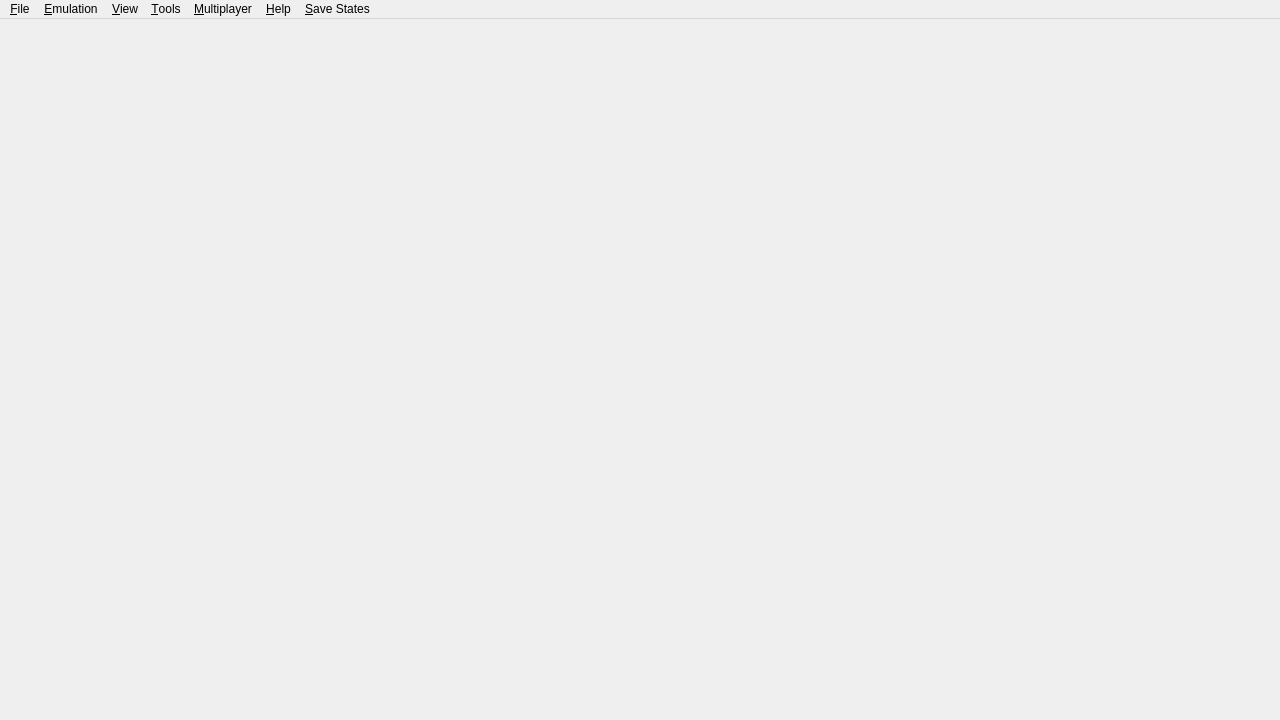
<?xml version="1.0" encoding="UTF-8"?>
<ui version="4.0">
 <class>MainWindow</class>
 <widget class="QMainWindow" name="MainWindow">
  <property name="geometry">
   <rect>
    <x>0</x>
    <y>0</y>
    <width>1280</width>
    <height>720</height>
   </rect>
  </property>
  <property name="windowTitle">
   <string>citron</string>
  </property>
  <property name="windowIcon">
   <iconset resource="citron.qrc">
    <normaloff>:/img/citron.ico</normaloff>:/img/citron.ico</iconset>
  </property>
  <property name="tabShape">
   <enum>QTabWidget::Rounded</enum>
  </property>
  <property name="dockNestingEnabled">
   <bool>true</bool>
  </property>
  <widget class="QWidget" name="centralwidget">
   <layout class="QHBoxLayout" name="horizontalLayout">
    <property name="leftMargin">
     <number>0</number>
    </property>
    <property name="topMargin">
     <number>0</number>
    </property>
    <property name="rightMargin">
     <number>0</number>
    </property>
    <property name="bottomMargin">
     <number>0</number>
    </property>
   </layout>
  </widget>
  <widget class="QMenuBar" name="menubar">
   <property name="geometry">
    <rect>
     <x>0</x>
     <y>0</y>
     <width>1280</width>
     <height>22</height>
    </rect>
   </property>
   <widget class="QMenu" name="menu_File">
    <property name="title">
     <string>&amp;File</string>
    </property>
    <widget class="QMenu" name="menu_recent_files">
     <property name="title">
      <string>&amp;Recent Files</string>
     </property>
    </widget>
    <addaction name="action_Install_File_NAND"/>
    <addaction name="separator"/>
    <addaction name="action_Load_File"/>
    <addaction name="action_Load_Folder"/>
    <addaction name="separator"/>
    <addaction name="menu_recent_files"/>
    <addaction name="separator"/>
    <addaction name="action_Load_Amiibo"/>
    <addaction name="separator"/>
    <addaction name="action_Open_citron_Folder"/>
    <addaction name="separator"/>
    <addaction name="action_Exit"/>
   </widget>
   <widget class="QMenu" name="menu_Emulation">
    <property name="title">
     <string>&amp;Emulation</string>
    </property>
    <addaction name="action_Pause"/>
    <addaction name="action_Stop"/>
    <addaction name="action_Restart"/>
    <addaction name="separator"/>
    <addaction name="action_Configure"/>
    <addaction name="action_Configure_Current_Game"/>
   </widget>
   <widget class="QMenu" name="menu_View">
    <property name="title">
     <string>&amp;View</string>
    </property>
    <widget class="QMenu" name="menu_Reset_Window_Size">
     <property name="title">
      <string>&amp;Reset Window Size</string>
     </property>
    </widget>
    <widget class="QMenu" name="menu_View_Debugging">
     <property name="title">
      <string>&amp;Debugging</string>
     </property>
    </widget>
    <action name="action_Reset_Window_Size_720">
     <property name="text">
      <string>Reset Window Size to &amp;720p</string>
     </property>
     <property name="iconText">
      <string>Reset Window Size to 720p</string>
     </property>
    </action>
    <action name="action_Reset_Window_Size_900">
     <property name="text">
      <string>Reset Window Size to &amp;900p</string>
     </property>
     <property name="iconText">
      <string>Reset Window Size to 900p</string>
     </property>
    </action>
    <action name="action_Reset_Window_Size_1080">
     <property name="text">
      <string>Reset Window Size to &amp;1080p</string>
     </property>
     <property name="iconText">
      <string>Reset Window Size to 1080p</string>
     </property>
    </action>
    <addaction name="action_Fullscreen"/>
    <addaction name="action_Single_Window_Mode"/>
    <addaction name="action_Display_Dock_Widget_Headers"/>
    <addaction name="action_Show_Filter_Bar"/>
    <addaction name="action_Show_Status_Bar"/>
    <addaction name="separator"/>
    <addaction name="menu_Reset_Window_Size"/>
    <addaction name="menu_View_Debugging"/>
   </widget>
   <widget class="QMenu" name="menu_Multiplayer">
    <property name="enabled">
     <bool>true</bool>
    </property>
    <property name="title">
     <string>&amp;Multiplayer</string>
    </property>
    <addaction name="action_View_Lobby"/>
    <addaction name="action_Start_Room"/>
    <addaction name="action_Connect_To_Room"/>
    <addaction name="separator"/>
    <addaction name="action_Show_Room"/>
    <addaction name="action_Leave_Room"/>
   </widget>
   <widget class="QMenu" name="menu_Tools">
    <property name="title">
     <string>&amp;Tools</string>
    </property>
    <widget class="QMenu" name="menu_cabinet_applet">
     <property name="title">
      <string>&amp;Amiibo</string>
     </property>
     <addaction name="action_Load_Cabinet_Nickname_Owner"/>
     <addaction name="action_Load_Cabinet_Eraser"/>
     <addaction name="action_Load_Cabinet_Restorer"/>
     <addaction name="action_Load_Cabinet_Formatter"/>
    </widget>
    <widget class="QMenu" name="menuTAS">
     <property name="title">
      <string>&amp;TAS</string>
     </property>
     <addaction name="action_TAS_Start"/>
     <addaction name="action_TAS_Record"/>
     <addaction name="action_TAS_Reset"/>
     <addaction name="separator"/>
     <addaction name="action_Configure_Tas"/>
    </widget>
    <addaction name="action_Install_Keys"/>
    <addaction name="action_Install_Firmware"/>
    <addaction name="action_Verify_installed_contents"/>
    <addaction name="separator"/>
    <addaction name="menu_cabinet_applet"/>
    <addaction name="action_Load_Album"/>
    <addaction name="action_Load_Mii_Edit"/>
    <addaction name="action_Open_Controller_Menu"/>
    <addaction name="separator"/>
    <addaction name="action_Capture_Screenshot"/>
    <addaction name="menuTAS"/>
   </widget>
   <widget class="QMenu" name="menu_Help">
    <property name="title">
     <string>&amp;Help</string>
    </property>
    <addaction name="action_Report_Compatibility"/>
    <addaction name="action_Open_Mods_Page"/>
    <addaction name="action_Open_Quickstart_Guide"/>
    <addaction name="action_Open_FAQ"/>
    <addaction name="separator"/>
    <addaction name="action_About"/>
   </widget>
   <widget class="QMenu" name="menu_Save_States">
    <property name="title">
     <string>&amp;Save States</string>
    </property>
    <addaction name="actionSave"/>
    <addaction name="actionLoad"/>
   </widget>
   <addaction name="menu_File"/>
   <addaction name="menu_Emulation"/>
   <addaction name="menu_View"/>
   <addaction name="menu_Tools"/>
   <addaction name="menu_Multiplayer"/>
   <addaction name="menu_Help"/>
   <addaction name="menu_Save_States"/>
  </widget>
  <action name="action_Install_File_NAND">
   <property name="enabled">
    <bool>true</bool>
   </property>
   <property name="text">
    <string>&amp;Install Files to NAND...</string>
   </property>
  </action>
  <action name="action_Load_File">
   <property name="text">
    <string>L&amp;oad File...</string>
   </property>
  </action>
  <action name="action_Load_Folder">
   <property name="text">
    <string>Load &amp;Folder...</string>
   </property>
  </action>
  <action name="action_Exit">
   <property name="text">
    <string>E&amp;xit</string>
   </property>
  </action>
  <action name="action_Pause">
   <property name="enabled">
    <bool>false</bool>
   </property>
   <property name="text">
    <string>&amp;Pause</string>
   </property>
  </action>
  <action name="action_Stop">
   <property name="enabled">
    <bool>false</bool>
   </property>
   <property name="text">
    <string>&amp;Stop</string>
   </property>
  </action>
  <action name="action_Verify_installed_contents">
   <property name="text">
    <string>&amp;Verify Installed Contents</string>
   </property>
  </action>
  <action name="action_About">
   <property name="text">
    <string>&amp;About citron</string>
   </property>
  </action>
  <action name="action_Single_Window_Mode">
   <property name="checkable">
    <bool>true</bool>
   </property>
   <property name="text">
    <string>Single &amp;Window Mode</string>
   </property>
  </action>
  <action name="action_Configure">
   <property name="text">
    <string>Con&amp;figure...</string>
   </property>
   <property name="menuRole">
    <enum>QAction::PreferencesRole</enum>
   </property>
  </action>
  <action name="action_Display_Dock_Widget_Headers">
   <property name="checkable">
    <bool>true</bool>
   </property>
   <property name="text">
    <string>Display D&amp;ock Widget Headers</string>
   </property>
  </action>
  <action name="action_Show_Filter_Bar">
   <property name="checkable">
    <bool>true</bool>
   </property>
   <property name="text">
    <string>Show &amp;Filter Bar</string>
   </property>
  </action>
  <action name="action_Show_Status_Bar">
   <property name="checkable">
    <bool>true</bool>
   </property>
   <property name="text">
    <string>Show &amp;Status Bar</string>
   </property>
   <property name="iconText">
    <string>Show Status Bar</string>
   </property>
  </action>
  <action name="action_View_Lobby">
   <property name="enabled">
    <bool>true</bool>
   </property>
   <property name="text">
    <string>&amp;Browse Public Game Lobby</string>
   </property>
  </action>
  <action name="action_Start_Room">
   <property name="enabled">
    <bool>true</bool>
   </property>
   <property name="text">
    <string>&amp;Create Room</string>
   </property>
  </action>
  <action name="action_Leave_Room">
   <property name="enabled">
    <bool>false</bool>
   </property>
   <property name="text">
    <string>&amp;Leave Room</string>
   </property>
  </action>
  <action name="action_Connect_To_Room">
   <property name="text">
    <string>&amp;Direct Connect to Room</string>
   </property>
  </action>
  <action name="action_Show_Room">
   <property name="enabled">
    <bool>false</bool>
   </property>
   <property name="text">
    <string>&amp;Show Current Room</string>
   </property>
  </action>
  <action name="action_Fullscreen">
   <property name="checkable">
    <bool>true</bool>
   </property>
   <property name="text">
    <string>F&amp;ullscreen</string>
   </property>
  </action>
  <action name="action_Restart">
   <property name="enabled">
    <bool>false</bool>
   </property>
   <property name="text">
    <string>&amp;Restart</string>
   </property>
  </action>
  <action name="action_Load_Amiibo">
   <property name="enabled">
    <bool>false</bool>
   </property>
   <property name="text">
    <string>Load/Remove &amp;Amiibo...</string>
   </property>
  </action>
  <action name="action_Report_Compatibility">
   <property name="enabled">
    <bool>false</bool>
   </property>
   <property name="text">
    <string>&amp;Report Compatibility</string>
   </property>
   <property name="visible">
    <bool>false</bool>
   </property>
  </action>
  <action name="action_Open_Mods_Page">
   <property name="text">
    <string>Open &amp;Mods Page</string>
   </property>
  </action>
  <action name="action_Open_Quickstart_Guide">
   <property name="text">
    <string>Open &amp;Quickstart Guide</string>
   </property>
  </action>
  <action name="action_Open_FAQ">
   <property name="text">
    <string>&amp;FAQ</string>
   </property>
  </action>
  <action name="action_Open_citron_Folder">
   <property name="text">
    <string>Open &amp;citron Folder</string>
   </property>
  </action>
  <action name="action_Capture_Screenshot">
   <property name="enabled">
    <bool>false</bool>
   </property>
   <property name="text">
    <string>&amp;Capture Screenshot</string>
   </property>
  </action>
  <action name="action_Load_Album">
   <property name="text">
    <string>Open &amp;Album</string>
   </property>
  </action>
  <action name="action_Load_Cabinet_Nickname_Owner">
   <property name="text">
    <string>&amp;Set Nickname and Owner</string>
   </property>
  </action>
  <action name="action_Load_Cabinet_Eraser">
   <property name="text">
    <string>&amp;Delete Game Data</string>
   </property>
  </action>
  <action name="action_Load_Cabinet_Restorer">
   <property name="text">
    <string>&amp;Restore Amiibo</string>
   </property>
  </action>
  <action name="action_Load_Cabinet_Formatter">
   <property name="text">
    <string>&amp;Format Amiibo</string>
   </property>
  </action>
  <action name="action_Load_Mii_Edit">
   <property name="text">
    <string>Open &amp;Mii Editor</string>
   </property>
  </action>
  <action name="action_Configure_Tas">
   <property name="text">
    <string>&amp;Configure TAS...</string>
   </property>
   <property name="menuRole">
    <enum>QAction::NoRole</enum>
   </property>
  </action>
  <action name="action_Configure_Current_Game">
   <property name="enabled">
    <bool>false</bool>
   </property>
   <property name="text">
    <string>Configure C&amp;urrent Game...</string>
   </property>
   <property name="menuRole">
    <enum>QAction::NoRole</enum>
   </property>
  </action>
  <action name="action_TAS_Start">
   <property name="enabled">
    <bool>false</bool>
   </property>
   <property name="text">
    <string>&amp;Start</string>
   </property>
  </action>
  <action name="action_TAS_Reset">
   <property name="enabled">
    <bool>false</bool>
   </property>
   <property name="text">
    <string>&amp;Reset</string>
   </property>
  </action>
  <action name="action_TAS_Record">
   <property name="enabled">
    <bool>false</bool>
   </property>
   <property name="text">
    <string>R&amp;ecord</string>
   </property>
  </action>
  <action name="action_Open_Controller_Menu">
   <property name="text">
    <string>Open &amp;Controller Menu</string>
   </property>
  </action>
  <action name="action_Install_Firmware">
   <property name="text">
    <string>Install Firmware</string>
   </property>
  </action>
  <action name="action_Install_Keys">
   <property name="text">
    <string>Install Decryption Keys</string>
   </property>
  </action>
  <action name="actionSave">
   <property name="text">
    <string>&amp;Save</string>
   </property>
  </action>
  <action name="actionLoad">
   <property name="text">
    <string>&amp;Load</string>
   </property>
  </action>
 </widget>
 <resources>
  <include location="citron.qrc"/>
 </resources>
 <connections/>
</ui>
